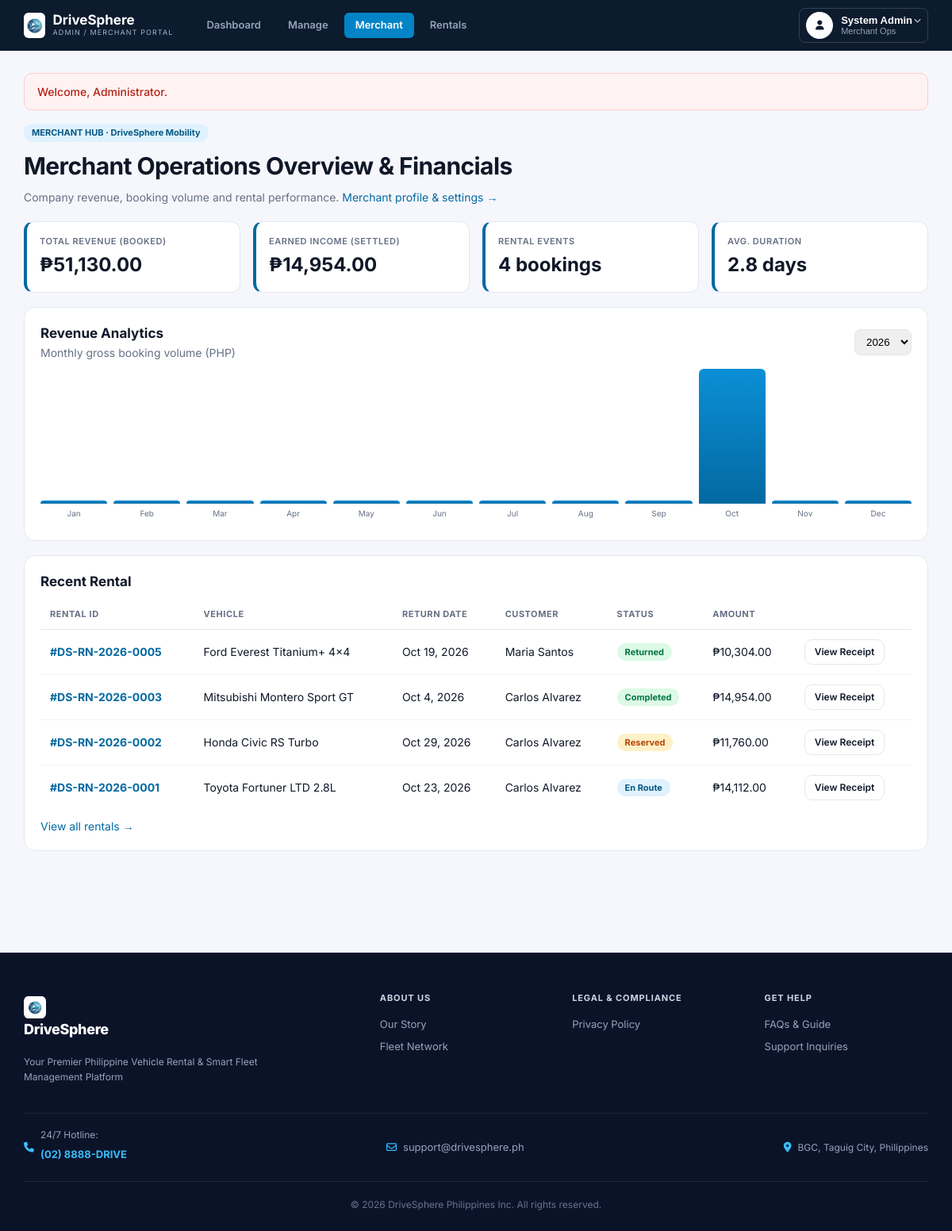
The page /admin/merchant.php (signed in) on the database its author committed.
### tables this page shows
CREATE TABLE IF NOT EXISTS `merchant_profile` (
  `id` INT PRIMARY KEY,
  `merchant_name` VARCHAR(120) NOT NULL,
  `contact_name` VARCHAR(100) DEFAULT NULL,
  `phone` VARCHAR(30) DEFAULT NULL,
  `email` VARCHAR(100) DEFAULT NULL,
  `address` VARCHAR(200) DEFAULT NULL
);

CREATE TABLE IF NOT EXISTS `reservations` (
  `id` INT AUTO_INCREMENT PRIMARY KEY,
  `reference_code` VARCHAR(30) NOT NULL UNIQUE,
  `user_id` INT DEFAULT NULL,
  `vehicle_id` INT NOT NULL,
  `pickup_location` VARCHAR(100) NOT NULL,
  `return_location` VARCHAR(100) NOT NULL,
  `pickup_date` DATETIME NOT NULL,
  `return_date` DATETIME NOT NULL,
  `total_price` DECIMAL(10,2) NOT NULL,
  `status` ENUM('pending','confirmed','completed','cancelled') DEFAULT 'pending',
  `created_at` TIMESTAMP DEFAULT CURRENT_TIMESTAMP,
  FOREIGN KEY (`user_id`) REFERENCES `users`(`id`) ON DELETE SET NULL,
  FOREIGN KEY (`vehicle_id`) REFERENCES `vehicles`(`id`) ON DELETE CASCADE
);

CREATE TABLE IF NOT EXISTS `vehicles` (
  `id` INT AUTO_INCREMENT PRIMARY KEY,
  `category_id` INT NOT NULL,
  `make` VARCHAR(50) NOT NULL,
  `model` VARCHAR(100) NOT NULL,
  `tag_label` VARCHAR(100) DEFAULT NULL,
  `plate_number` VARCHAR(20) NOT NULL UNIQUE,
  `daily_rate` DECIMAL(10,2) NOT NULL,
  `weekly_rate` DECIMAL(10,2) DEFAULT NULL,
  `transmission` VARCHAR(30) NOT NULL,
  `fuel_type` VARCHAR(30) NOT NULL,
  `seats` INT NOT NULL,
  `status` ENUM('available','rented','maintenance') DEFAULT 'available',
  `image_url` VARCHAR(255) NOT NULL,
  `description` TEXT DEFAULT NULL,
  `created_at` TIMESTAMP DEFAULT CURRENT_TIMESTAMP,
  FOREIGN KEY (`category_id`) REFERENCES `categories`(`id`) ON DELETE CASCADE
);

CREATE TABLE IF NOT EXISTS `users` (
  `id` INT AUTO_INCREMENT PRIMARY KEY,
  `first_name` VARCHAR(50) NOT NULL,
  `last_name` VARCHAR(50) NOT NULL,
  `email` VARCHAR(100) NOT NULL UNIQUE,
  `email_verified` TINYINT(1) DEFAULT 1,
  `phone` VARCHAR(20) DEFAULT NULL,
  `phone_verified` TINYINT(1) DEFAULT 1,
  `avatar` VARCHAR(255) DEFAULT NULL,
  `license_number` VARCHAR(50) DEFAULT NULL,
  `password` VARCHAR(255) NOT NULL,
  `role` ENUM('customer','admin') DEFAULT 'customer',
  `created_at` TIMESTAMP DEFAULT CURRENT_TIMESTAMP
);

### admin/merchant.php (the view, shortened to what this page needs)
<?php
require_once __DIR__ . '/../includes/admin_header.php';
$active = "('reserved','en_route','returned','completed')";
$totalRev = (float)$pdo->query("SELECT COALESCE(SUM(COALESCE(final_total, total_price)),0) FROM reservations WHERE status IN $active")->fetchColumn();
$earned   = (float)$pdo->query("SELECT COALESCE(SUM(final_total),0) FROM reservations WHERE status='completed'")->fetchColumn();
$events   = (int)$pdo->query("SELECT COUNT(*) FROM reservations WHERE status IN $active")->fetchColumn();
$avgDays  = (float)$pdo->query("SELECT COALESCE(AVG(days),0) FROM reservations WHERE status IN $active")->fetchColumn();
$year = (int)($_GET['year'] ?? date('Y'));
$st = $pdo->prepare("SELECT MONTH(pickup_date) m, SUM(COALESCE(final_total,total_price)) s FROM reservations WHERE status IN $active AND YEAR(pickup_date)=? GROUP BY m");
$st->execute([$year]);
$byMonth = $st->fetchAll(PDO::FETCH_KEY_PAIR);
$max = max(1, $byMonth ? max($byMonth) : 1);
$years = $pdo->query("SELECT DISTINCT YEAR(pickup_date) y FROM reservations ORDER BY y DESC")->fetchAll(PDO::FETCH_COLUMN) ?: [date('Y')];
$recent = $pdo->query("SELECT r.*, v.make, v.model, u.first_name, u.last_name FROM reservations r JOIN vehicles v ON r.vehicle_id=v.id LEFT JOIN users u ON r.user_id=u.id WHERE r.status IN $active ORDER BY r.created_at DESC, r.id DESC LIMIT 8")->fetchAll();
?>
<span class="badge b-blue">MERCHANT HUB &middot; <?= e($merchant['merchant_name']) ?></span>
<h1 class="t" style="margin-top:8px">Merchant Operations Overview &amp; Financials</h1>
<p class="sub">Company revenue, booking volume and rental performance. <a href="<?= $A ?>settings.php">Merchant profile &amp; settings &rarr;</a></p>
<div class="grid4" style="margin-bottom:18px">
  <div class="stat"><small>Total revenue (booked)</small><b><?= money($totalRev) ?></b></div>
  <div class="stat"><small>Earned income (settled)</small><b><?= money($earned) ?></b></div>
  <div class="stat"><small>Rental events</small><b><?= $events ?> bookings</b></div>
  <div class="stat"><small>Avg. duration</small><b><?= number_format($avgDays, 1) ?> days</b></div>
</div>
<div class="card"><div style="display:flex;justify-content:space-between;align-items:center"><div><h2 style="margin:0">Revenue Analytics</h2><span class="sub">Monthly gross booking volume (PHP)</span></div>
  <form method="get"><select name="year" onchange="this.form.submit()" style="padding:7px 10px;border-radius:8px;border:1px solid var(--line)"><?php foreach ($years as $y): ?><option <?= $y == $year ? 'selected' : '' ?>><?= (int)$y ?></option><?php endforeach; ?></select></form></div>
  <div class="chart" style="margin-bottom:26px"><?php for ($m = 1; $m <= 12; $m++): $val = $byMonth[$m] ?? 0; ?>
    <div style="height:<?= max(2, round($val / $max * 100)) ?>%" title="<?= date('F', mktime(0, 0, 0, $m, 1)) . ': ' . money($val) ?>"><span><?= date('M', mktime(0, 0, 0, $m, 1)) ?></span></div><?php endfor; ?></div>
</div>
<div class="card"><h2>Recent Rental</h2>
  <div class="tbl-wrap"><table class="tbl"><tr><th>Rental ID</th><th>Vehicle</th><th>Return date</th><th>Customer</th><th>Status</th><th>Amount</th><th></th></tr>
  <?php foreach ($recent as $r): ?><tr><td><a href="<?= $A ?>receipt.php?id=<?= (int)$r['id'] ?>"><b>#<?= e($r['reference_code']) ?></b></a></td><td><?= e($r['make'] . ' ' . $r['model']) ?></td><td><?= date('M j, Y', strtotime($r['return_date'])) ?></td>
    <td><?= e(trim($r['first_name'] . ' ' . $r['last_name'])) ?></td><td><?= status_badge($r['status']) ?></td><td><?= money($r['final_total'] ?? $r['total_price']) ?></td><td><a class="btn-o btn-sm" href="<?= $A ?>receipt.php?id=<?= (int)$r['id'] ?>">View Receipt</a></td></tr><?php endforeach; ?>
  <?php if (!$recent): ?><tr><td colspan="7">No rentals yet.</td></tr><?php endif; ?></table></div>
  <p style="margin:10px 0 0"><a href="<?= $A ?>rentals.php?tab=all">View all rentals &rarr;</a></p></div>
<?php require __DIR__ . '/../includes/admin_footer.php'; ?>

### includes/functions.php (shortened to what this page needs)
<?php
function e($value) {
    return htmlspecialchars((string)$value, ENT_QUOTES, 'UTF-8');
}
function money($amount) {
    return '₱' . number_format((float)$amount, 2);
}
function flash_show() {
    if (!empty($_SESSION['flash'])) {
        $f = $_SESSION['flash'];
        $class = $f['type'] === 'success' ? 'flash-success' : 'flash-error';
        echo '<div class="flash ' . $class . '">' . e($f['msg']) . '</div>';
    }
}
function status_label($status) {
    $map = ['pending' => 'Pending', 'reserved' => 'Reserved', 'en_route' => 'En Route',
            'returned' => 'Returned', 'completed' => 'Completed', 'rejected' => 'Rejected', 'cancelled' => 'Cancelled'];
    return $map[$status] ?? ucfirst($status);
}
function status_badge($status) {
    $cls = ['pending' => 'b-amber', 'reserved' => 'b-amber', 'en_route' => 'b-blue', 'returned' => 'b-green',
            'completed' => 'b-green', 'rejected' => 'b-red', 'cancelled' => 'b-grey'][$status] ?? 'b-grey';
    return '<span class="badge ' . $cls . '">' . e(status_label($status)) . '</span>';
}

### rows shown on the page
merchant_profile: merchant_name "DriveSphere Mobility"
reservations: reference_code "DS-RN-2026-0005", vehicle.model "Ford Everest Titanium+ 4x4", return_date "Oct 19, 2026", user.last_name "Maria Santos", status "Returned", money($r['final_total'] ?? $r['total_price']) "₱10,304.00"
reservations: reference_code "DS-RN-2026-0003", vehicle.model "Mitsubishi Montero Sport GT", return_date "Oct 4, 2026", user.last_name "Carlos Alvarez", status "Completed", final_total "₱14,954.00"
reservations: reference_code "DS-RN-2026-0002", vehicle.model "Honda Civic RS Turbo", return_date "Oct 29, 2026", user.last_name "Carlos Alvarez", status "Reserved", money($r['final_total'] ?? $r['total_price']) "₱11,760.00"
reservations: reference_code "DS-RN-2026-0001", vehicle.model "Toyota Fortuner LTD 2.8L", return_date "Oct 23, 2026", user.last_name "Carlos Alvarez", status "En Route", money($r['final_total'] ?? $r['total_price']) "₱14,112.00"

### other values the page prints
$f['msg'] "Welcome, Administrator."
money($totalRev) "₱51,130.00"
money($earned) "₱14,954.00"
$events "4"
$avgDays "2.8"
date('M', mktime(0, 0, 0, $m, 1)) "Jan"
date('M', mktime(0, 0, 0, $m, 1)) "Feb"
date('M', mktime(0, 0, 0, $m, 1)) "Mar"
date('M', mktime(0, 0, 0, $m, 1)) "Apr"
date('M', mktime(0, 0, 0, $m, 1)) "May"
date('M', mktime(0, 0, 0, $m, 1)) "Jun"
date('M', mktime(0, 0, 0, $m, 1)) "Jul"
date('M', mktime(0, 0, 0, $m, 1)) "Aug"
date('M', mktime(0, 0, 0, $m, 1)) "Sep"
date('M', mktime(0, 0, 0, $m, 1)) "Oct"
